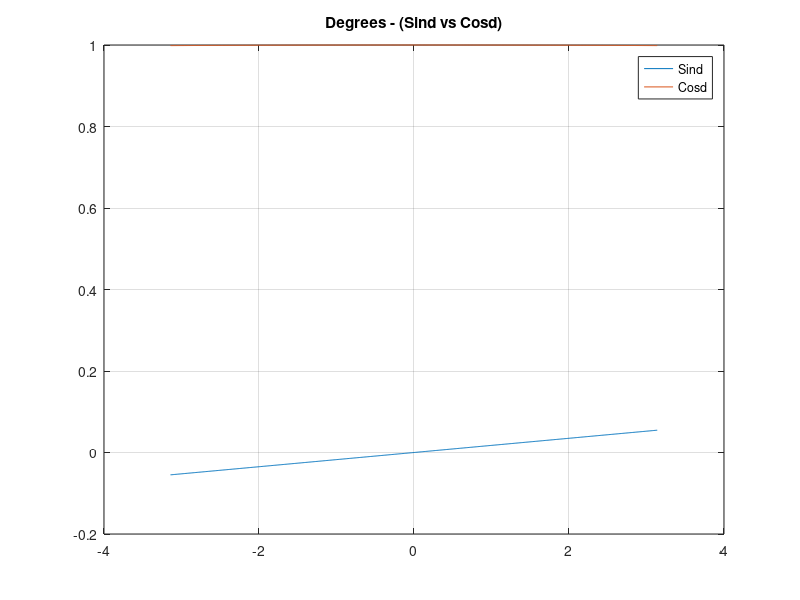
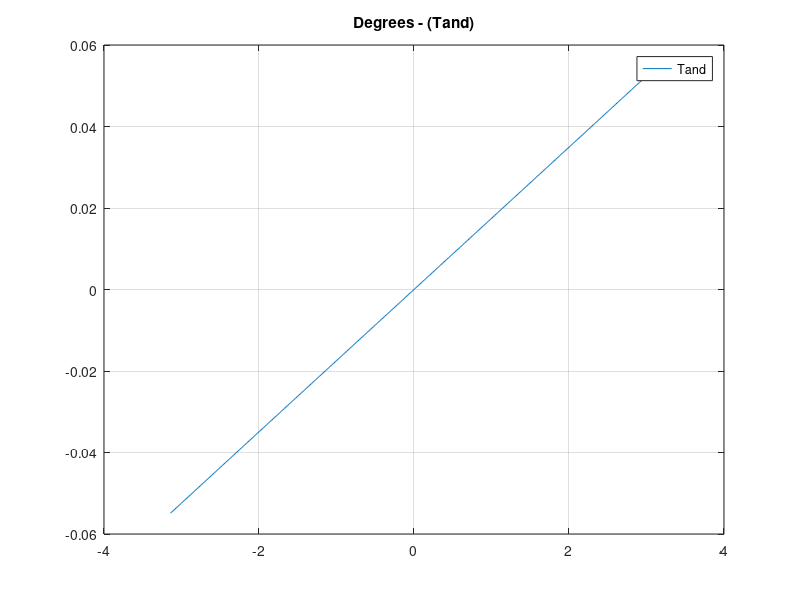

Source code (MATLAB) for these figures, in order:
#figure('Trigonometry');
figure('name','Trigonometry - Sind vs Cosd');
x=[-pi:0.01:pi];

y = sind(x);
y2 = cosd(x);

% Plot the signal versus time:
plot(x,y);
hold on;
plot(x,y2);
grid on;
%xlabel('time (in seconds)');
title('Degrees - (Sind vs Cosd)');
legend('Sind', 'Cosd')

figure('name','Trigonometry - Tand');

y3 = tand(x);

plot(x,y3);
grid on;

title('Degrees - (Tand)');
legend('Tand')
